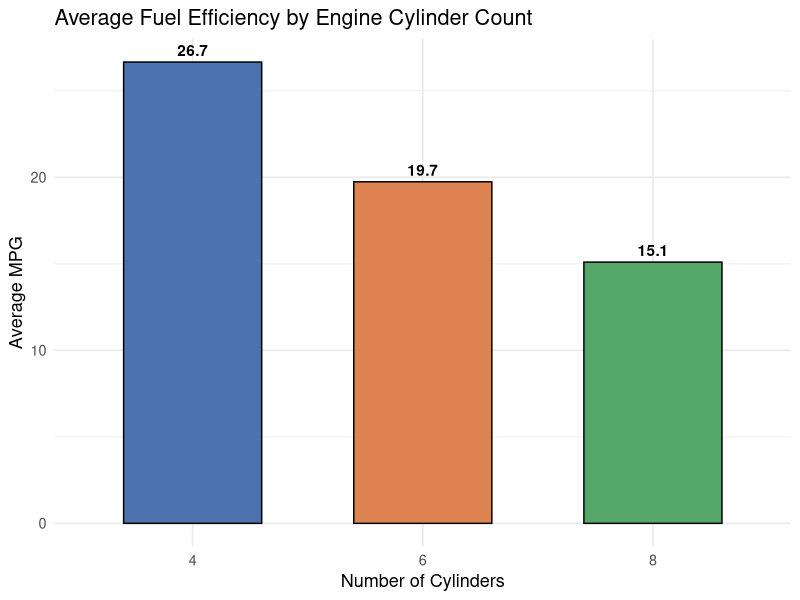
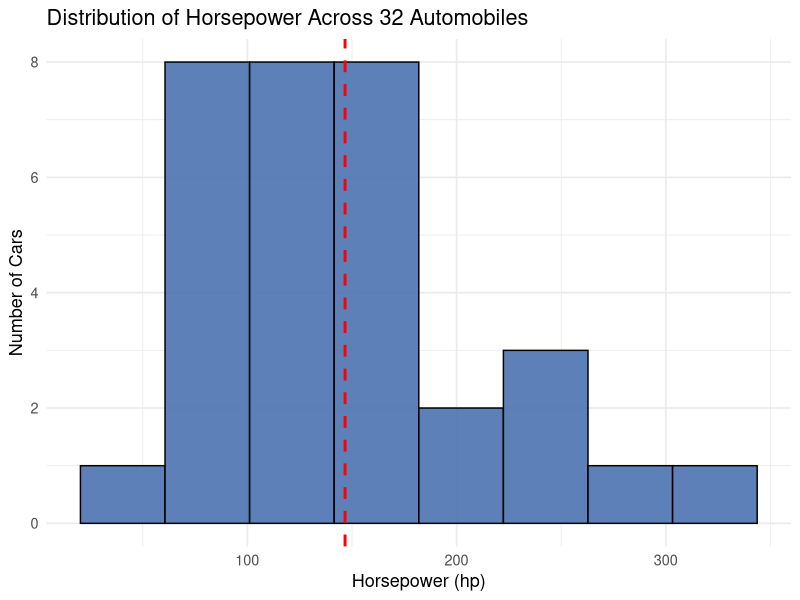
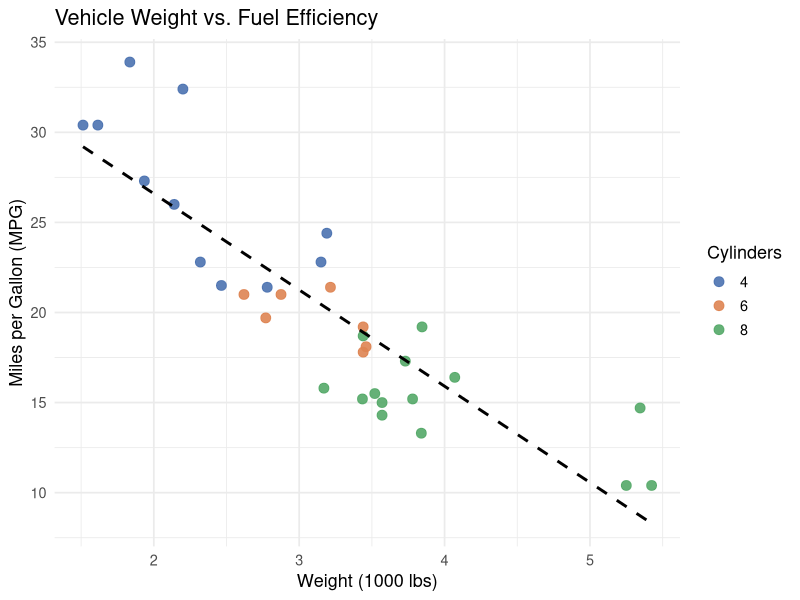
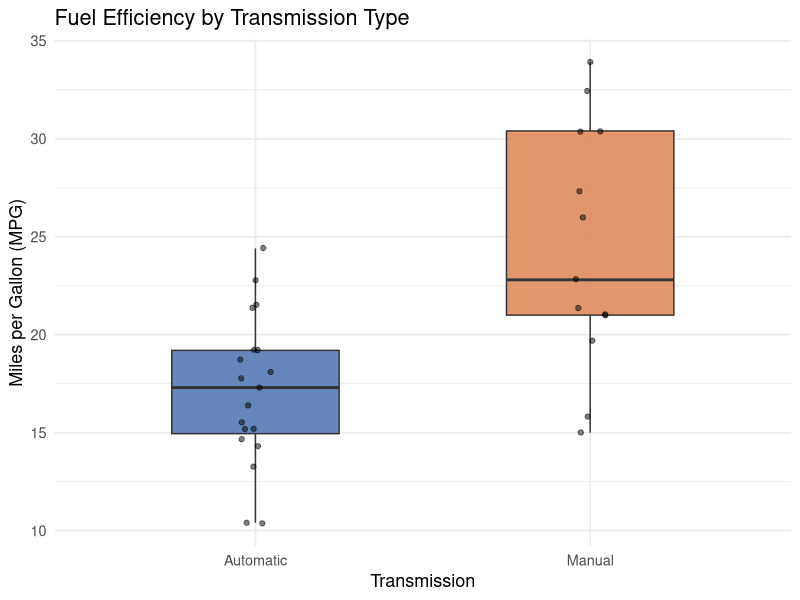
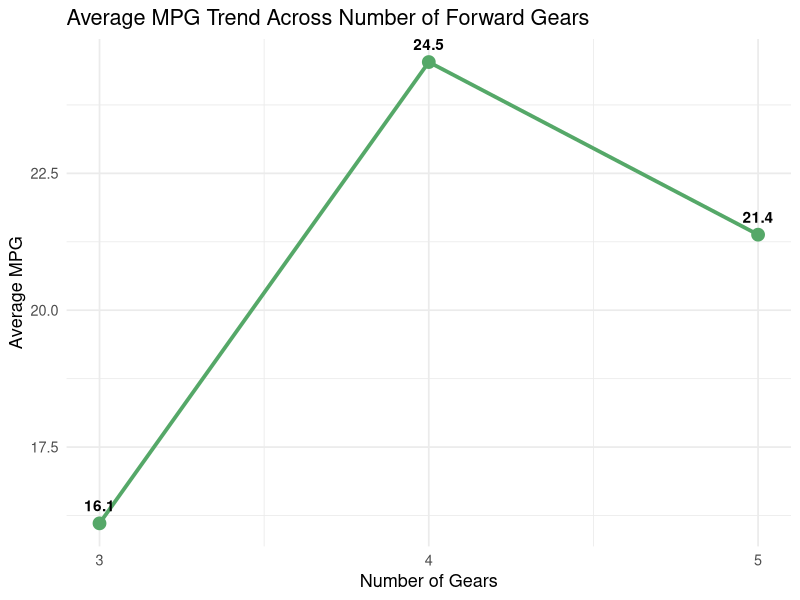
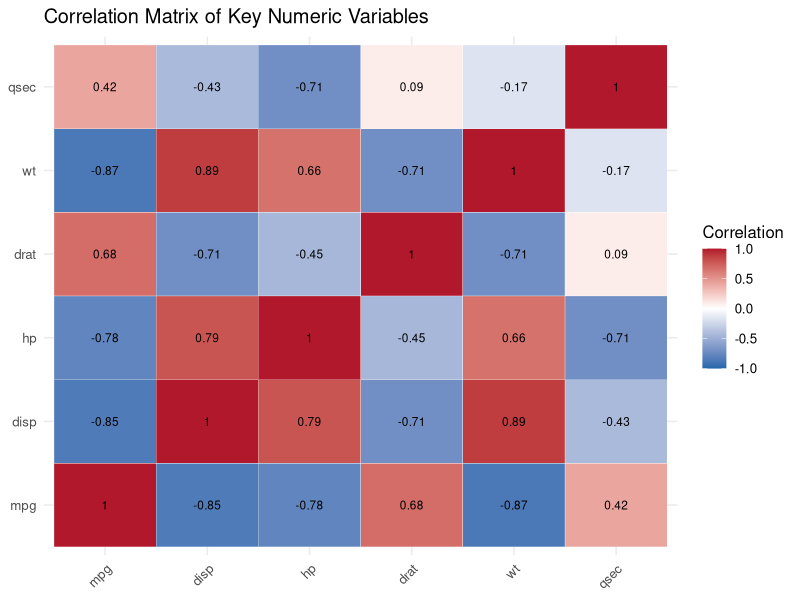
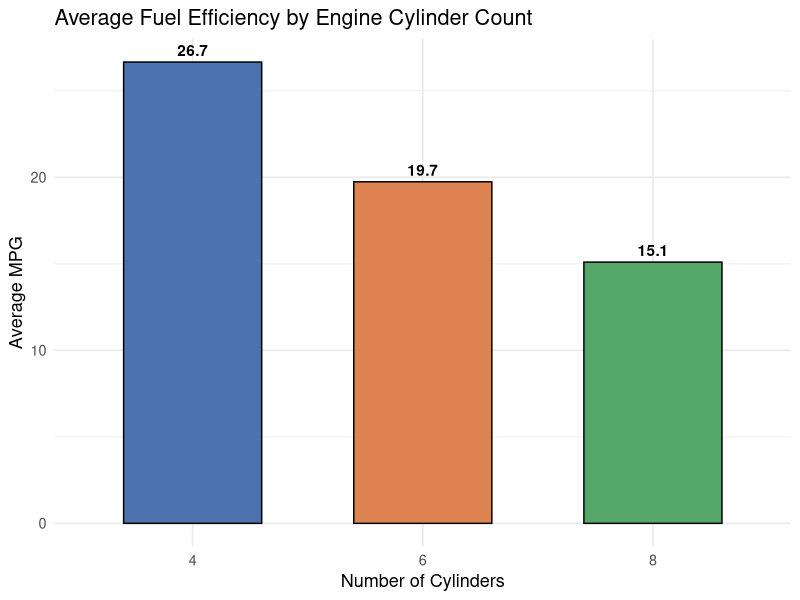
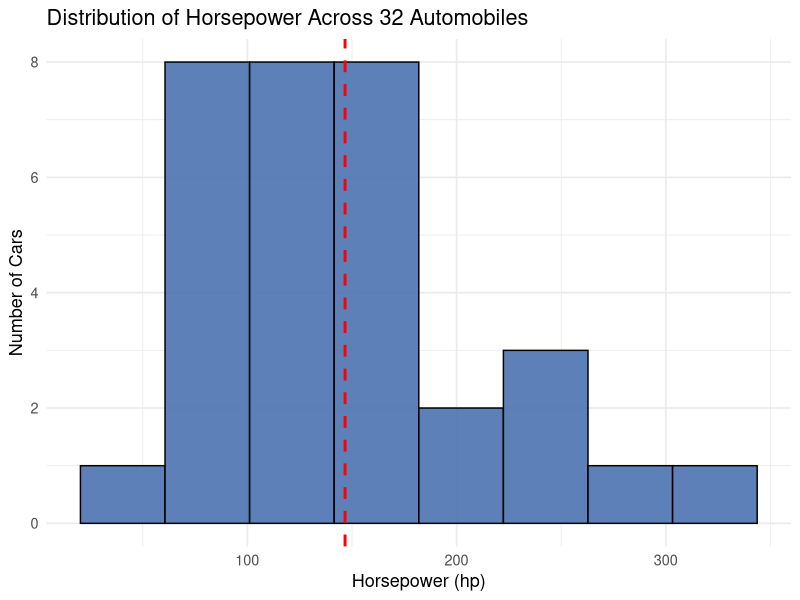

Reproduce these figures in R, in order.
# ============================================================
# Visualization Analysis - mtcars Dataset
# Week 2: Data Visualization and Insight Communication using R
# ============================================================

# -----------------------------
# 1. Install packages if needed
# -----------------------------
# install.packages(c("ggplot2", "dplyr", "reshape2"))

library(ggplot2)
library(dplyr)
library(reshape2)

# -----------------------------
# 2. Load the built-in dataset
# -----------------------------
data(mtcars)

# Inspect the dataset
str(mtcars)
summary(mtcars[, c("mpg", "cyl", "disp", "hp", "wt", "qsec")])

# Create output folder
if (!dir.exists("plots")) {
  dir.create("plots")
}

# ============================================================
# 3. Visualization 1 - Average MPG by Cylinder Count
# ============================================================

cyl_summary <- mtcars %>%
  group_by(cyl) %>%
  summarise(avg_mpg = mean(mpg))

p1 <- ggplot(cyl_summary,
             aes(x = factor(cyl), y = avg_mpg, fill = factor(cyl))) +
  geom_col(width = 0.6, color = "black") +
  geom_text(aes(label = round(avg_mpg, 1)),
            vjust = -0.5, fontface = "bold") +
  scale_fill_manual(values = c(
    "4" = "#4C72B0",
    "6" = "#DD8452",
    "8" = "#55A868"
  )) +
  labs(
    title = "Average Fuel Efficiency by Engine Cylinder Count",
    x = "Number of Cylinders",
    y = "Average MPG"
  ) +
  theme_minimal(base_size = 13) +
  theme(legend.position = "none")

print(p1)

ggsave(
  "plots/01_avg_mpg_by_cylinders.png",
  plot = p1,
  width = 8,
  height = 5,
  dpi = 150
)

# Analysis:
# 4-cylinder cars average about 26.7 MPG, 6-cylinder cars about 19.7 MPG,
# and 8-cylinder cars about 15.1 MPG. MPG decreases sharply as cylinder
# count increases, suggesting that larger engines are associated with
# lower fuel efficiency in this dataset.

# ============================================================
# 4. Visualization 2 - Horsepower Distribution
# ============================================================

p2 <- ggplot(mtcars, aes(x = hp)) +
  geom_histogram(
    bins = 8,
    fill = "#4C72B0",
    color = "black",
    alpha = 0.9
  ) +
  geom_vline(
    aes(xintercept = mean(hp)),
    color = "red",
    linetype = "dashed",
    linewidth = 1
  ) +
  labs(
    title = "Distribution of Horsepower Across 32 Automobiles",
    x = "Horsepower (hp)",
    y = "Number of Cars"
  ) +
  theme_minimal(base_size = 13)

print(p2)

ggsave(
  "plots/02_horsepower_distribution.png",
  plot = p2,
  width = 8,
  height = 5,
  dpi = 150
)

# Analysis:
# Most cars have horsepower below 200 hp, with many observations between
# approximately 60 and 180 hp. The distribution is right-skewed because
# a small number of high-performance cars have very high horsepower.
# The average horsepower is about 147 hp.

# ============================================================
# 5. Visualization 3 - Vehicle Weight vs Fuel Efficiency
# ============================================================

p3 <- ggplot(mtcars, aes(x = wt, y = mpg, color = factor(cyl))) +
  geom_point(size = 3, alpha = 0.9) +
  geom_smooth(
    method = "lm",
    se = FALSE,
    color = "black",
    linetype = "dashed"
  ) +
  scale_color_manual(
    values = c(
      "4" = "#4C72B0",
      "6" = "#DD8452",
      "8" = "#55A868"
    ),
    name = "Cylinders"
  ) +
  labs(
    title = "Vehicle Weight vs. Fuel Efficiency",
    x = "Weight (1000 lbs)",
    y = "Miles per Gallon (MPG)"
  ) +
  theme_minimal(base_size = 13)

print(p3)

ggsave(
  "plots/03_weight_vs_mpg.png",
  plot = p3,
  width = 8,
  height = 5,
  dpi = 150
)

# Analysis:
# Weight and MPG have a strong negative relationship, with a correlation
# of approximately -0.87. Heavier cars tend to have lower fuel efficiency.
# 8-cylinder cars are generally concentrated in the heavier, lower-MPG area,
# while 4-cylinder cars tend to be lighter and more fuel-efficient.

# ============================================================
# 6. Visualization 4 - MPG by Transmission Type
# ============================================================

p4 <- ggplot(
  mtcars,
  aes(
    x = factor(am, labels = c("Automatic", "Manual")),
    y = mpg,
    fill = factor(am)
  )
) +
  geom_boxplot(width = 0.5, alpha = 0.85) +
  geom_jitter(width = 0.05, alpha = 0.5) +
  scale_fill_manual(values = c("#4C72B0", "#DD8452")) +
  labs(
    title = "Fuel Efficiency by Transmission Type",
    x = "Transmission",
    y = "Miles per Gallon (MPG)"
  ) +
  theme_minimal(base_size = 13) +
  theme(legend.position = "none")

print(p4)

ggsave(
  "plots/04_mpg_by_transmission.png",
  plot = p4,
  width = 8,
  height = 5,
  dpi = 150
)

# Analysis:
# Manual-transmission cars show a higher median MPG than automatic cars
# in this sample. However, the manual group also has wider variability.
# The result should not be interpreted as a transmission-only effect because
# transmission type overlaps with vehicle weight and cylinder count.

# ============================================================
# 7. Visualization 5 - Average MPG by Number of Gears
# ============================================================

gear_summary <- mtcars %>%
  group_by(gear) %>%
  summarise(avg_mpg = mean(mpg))

p5 <- ggplot(gear_summary, aes(x = gear, y = avg_mpg)) +
  geom_line(color = "#55A868", linewidth = 1.3) +
  geom_point(size = 4, color = "#55A868") +
  geom_text(
    aes(label = round(avg_mpg, 1)),
    vjust = -1,
    fontface = "bold"
  ) +
  scale_x_continuous(breaks = c(3, 4, 5)) +
  labs(
    title = "Average MPG Trend Across Number of Forward Gears",
    x = "Number of Gears",
    y = "Average MPG"
  ) +
  theme_minimal(base_size = 13)

print(p5)

ggsave(
  "plots/05_avg_mpg_by_gears.png",
  plot = p5,
  width = 8,
  height = 5,
  dpi = 150
)

# Analysis:
# Cars with 3 gears average about 16.1 MPG, while 4-gear cars average
# about 24.5 MPG. The average falls to about 21.4 MPG for 5-gear cars.
# This does not mean that more gears automatically reduce efficiency:
# the groups contain different types of vehicles, including high-performance
# sports cars.

# ============================================================
# 8. Visualization 6 - Correlation Heatmap
# ============================================================

num_vars <- mtcars %>%
  select(mpg, disp, hp, drat, wt, qsec)

cor_matrix <- round(cor(num_vars), 2)

cor_melt <- melt(cor_matrix)

p6 <- ggplot(
  cor_melt,
  aes(x = Var1, y = Var2, fill = value)
) +
  geom_tile(color = "white") +
  geom_text(aes(label = value), size = 3) +
  scale_fill_gradient2(
    low = "#2166AC",
    mid = "white",
    high = "#B2182B",
    midpoint = 0,
    limit = c(-1, 1),
    name = "Correlation"
  ) +
  labs(
    title = "Correlation Matrix of Key Numeric Variables"
  ) +
  theme_minimal(base_size = 12) +
  theme(
    axis.title = element_blank(),
    axis.text.x = element_text(angle = 45, hjust = 1)
  )

print(p6)

ggsave(
  "plots/06_correlation_heatmap.png",
  plot = p6,
  width = 8,
  height = 6,
  dpi = 150
)

# Analysis:
# Weight (-0.87) and displacement (-0.85) have the strongest negative
# relationships with MPG. Weight and displacement are also strongly
# positively correlated (0.89), meaning larger engines tend to occur
# in heavier vehicles.
#
# Qsec has a positive correlation with MPG (0.42) and a negative
# correlation with horsepower (-0.71).

# ============================================================
# 9. Overall Visualization Analysis
# ============================================================

cat("\n============================================================\n")
cat("OVERALL VISUALIZATION ANALYSIS\n")
cat("============================================================\n")
cat("1. Engine size strongly influences fuel efficiency.\n")
cat("2. Weight is the strongest single relationship with MPG (r = -0.87).\n")
cat("3. Displacement is also strongly negatively related to MPG (r = -0.85).\n")
cat("4. Manual cars have higher MPG in this sample, but the effect is confounded.\n")
cat("5. Gear count shows a non-linear group pattern rather than a simple increase.\n")
cat("6. Horsepower is right-skewed because a small number of cars are high-performance.\n")
cat("7. Lightweight cars such as the Toyota Corolla and Fiat 128 are highly efficient.\n")
cat("8. Overall, bigger and heavier cars tend to have lower MPG in this 1973-74 sample.\n")
cat("============================================================\n")

# End of script
